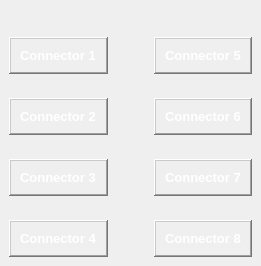
  <widget class="QDockWidget" name="dockWidget_6">
   <attribute name="dockWidgetArea">
    <number>1</number>
   </attribute>
   <widget class="QWidget" name="dockWidgetContents_6">
    <layout class="QGridLayout" name="gridLayout_10">
     <item row="0" column="0">
      <layout class="QHBoxLayout" name="horizontalLayout_8">
       <item>
        <layout class="QVBoxLayout" name="verticalLayout_3">
         <item>
          <spacer name="verticalSpacer_4">
           <property name="orientation">
            <enum>Qt::Vertical</enum>
           </property>
           <property name="sizeHint" stdset="0">
            <size>
             <width>20</width>
             <height>28</height>
            </size>
           </property>
          </spacer>
         </item>
         <item>
          <widget class="QFrame" name="frame_11">
           <property name="sizePolicy">
            <sizepolicy hsizetype="Expanding" vsizetype="Expanding">
             <horstretch>0</horstretch>
             <verstretch>0</verstretch>
            </sizepolicy>
           </property>
           <property name="frameShape">
            <enum>QFrame::WinPanel</enum>
           </property>
           <property name="frameShadow">
            <enum>QFrame::Raised</enum>
           </property>
           <layout class="QGridLayout" name="gridLayout_3">
            <item row="0" column="0">
             <widget class="QLabel" name="label_80">
              <property name="font">
               <font>
                <pointsize>10</pointsize>
                <weight>75</weight>
                <bold>true</bold>
               </font>
              </property>
              <property name="styleSheet">
               <string notr="true">color:rgb(255, 255, 255)</string>
              </property>
              <property name="text">
               <string>Connector 1</string>
              </property>
             </widget>
            </item>
           </layout>
          </widget>
         </item>
         <item>
          <spacer name="verticalSpacer">
           <property name="orientation">
            <enum>Qt::Vertical</enum>
           </property>
           <property name="sizeHint" stdset="0">
            <size>
             <width>20</width>
             <height>18</height>
            </size>
           </property>
          </spacer>
         </item>
         <item>
          <widget class="QFrame" name="frame_22">
           <property name="sizePolicy">
            <sizepolicy hsizetype="Expanding" vsizetype="Expanding">
             <horstretch>0</horstretch>
             <verstretch>0</verstretch>
            </sizepolicy>
           </property>
           <property name="frameShape">
            <enum>QFrame::WinPanel</enum>
           </property>
           <property name="frameShadow">
            <enum>QFrame::Raised</enum>
           </property>
           <layout class="QGridLayout" name="gridLayout_2">
            <item row="0" column="0">
             <widget class="QLabel" name="label_81">
              <property name="font">
               <font>
                <pointsize>10</pointsize>
                <weight>75</weight>
                <bold>true</bold>
               </font>
              </property>
              <property name="styleSheet">
               <string notr="true">color:rgb(255, 255, 255)</string>
              </property>
              <property name="text">
               <string>Connector 2</string>
              </property>
             </widget>
            </item>
           </layout>
          </widget>
         </item>
         <item>
          <spacer name="verticalSpacer_2">
           <property name="orientation">
            <enum>Qt::Vertical</enum>
           </property>
           <property name="sizeHint" stdset="0">
            <size>
             <width>20</width>
             <height>18</height>
            </size>
           </property>
          </spacer>
         </item>
         <item>
          <widget class="QFrame" name="frame_33">
           <property name="sizePolicy">
            <sizepolicy hsizetype="Expanding" vsizetype="Expanding">
             <horstretch>0</horstretch>
             <verstretch>0</verstretch>
            </sizepolicy>
           </property>
           <property name="frameShape">
            <enum>QFrame::WinPanel</enum>
           </property>
           <property name="frameShadow">
            <enum>QFrame::Raised</enum>
           </property>
           <layout class="QGridLayout" name="gridLayout_4">
            <item row="0" column="0">
             <widget class="QLabel" name="label_82">
              <property name="font">
               <font>
                <pointsize>10</pointsize>
                <weight>75</weight>
                <bold>true</bold>
               </font>
              </property>
              <property name="styleSheet">
               <string notr="true">color:rgb(255, 255, 255)</string>
              </property>
              <property name="text">
               <string>Connector 3</string>
              </property>
             </widget>
            </item>
           </layout>
          </widget>
         </item>
         <item>
          <spacer name="verticalSpacer_3">
           <property name="orientation">
            <enum>Qt::Vertical</enum>
           </property>
           <property name="sizeHint" stdset="0">
            <size>
             <width>20</width>
             <height>18</height>
            </size>
           </property>
          </spacer>
         </item>
         <item>
          <widget class="QFrame" name="frame_44">
           <property name="sizePolicy">
            <sizepolicy hsizetype="Expanding" vsizetype="Expanding">
             <horstretch>0</horstretch>
             <verstretch>0</verstretch>
            </sizepolicy>
           </property>
           <property name="frameShape">
            <enum>QFrame::WinPanel</enum>
           </property>
           <property name="frameShadow">
            <enum>QFrame::Raised</enum>
           </property>
           <layout class="QGridLayout" name="gridLayout_5">
            <item row="0" column="0">
             <widget class="QLabel" name="label_83">
              <property name="font">
               <font>
                <pointsize>10</pointsize>
                <weight>75</weight>
                <bold>true</bold>
               </font>
              </property>
              <property name="styleSheet">
               <string notr="true">color:rgb(255, 255, 255)</string>
              </property>
              <property name="text">
               <string>Connector 4</string>
              </property>
             </widget>
            </item>
           </layout>
          </widget>
         </item>
        </layout>
       </item>
       <item>
        <spacer name="horizontalSpacer_11">
         <property name="orientation">
          <enum>Qt::Horizontal</enum>
         </property>
         <property name="sizeHint" stdset="0">
          <size>
           <width>40</width>
           <height>20</height>
          </size>
         </property>
        </spacer>
       </item>
       <item>
        <layout class="QVBoxLayout" name="verticalLayout_4">
         <item>
          <spacer name="verticalSpacer_5">
           <property name="orientation">
            <enum>Qt::Vertical</enum>
           </property>
           <property name="sizeHint" stdset="0">
            <size>
             <width>20</width>
             <height>28</height>
            </size>
           </property>
          </spacer>
         </item>
         <item>
          <widget class="QFrame" name="frame_55">
           <property name="sizePolicy">
            <sizepolicy hsizetype="Expanding" vsizetype="Expanding">
             <horstretch>0</horstretch>
             <verstretch>0</verstretch>
            </sizepolicy>
           </property>
           <property name="frameShape">
            <enum>QFrame::WinPanel</enum>
           </property>
           <property name="frameShadow">
            <enum>QFrame::Raised</enum>
           </property>
           <layout class="QGridLayout" name="gridLayout_6">
            <item row="0" column="0">
             <widget class="QLabel" name="label_84">
              <property name="font">
               <font>
                <pointsize>10</pointsize>
                <weight>75</weight>
                <bold>true</bold>
               </font>
              </property>
              <property name="styleSheet">
               <string notr="true">color:rgb(255, 255, 255)</string>
              </property>
              <property name="text">
               <string>Connector 5</string>
              </property>
             </widget>
            </item>
           </layout>
          </widget>
         </item>
         <item>
          <spacer name="verticalSpacer_6">
           <property name="orientation">
            <enum>Qt::Vertical</enum>
           </property>
           <property name="sizeHint" stdset="0">
            <size>
             <width>20</width>
             <height>18</height>
            </size>
           </property>
          </spacer>
         </item>
         <item>
          <widget class="QFrame" name="frame_66">
           <property name="sizePolicy">
            <sizepolicy hsizetype="Expanding" vsizetype="Expanding">
             <horstretch>0</horstretch>
             <verstretch>0</verstretch>
            </sizepolicy>
           </property>
           <property name="frameShape">
            <enum>QFrame::WinPanel</enum>
           </property>
           <property name="frameShadow">
            <enum>QFrame::Raised</enum>
           </property>
           <layout class="QGridLayout" name="gridLayout_7">
            <item row="0" column="0">
             <widget class="QLabel" name="label_85">
              <property name="font">
               <font>
                <pointsize>10</pointsize>
                <weight>75</weight>
                <bold>true</bold>
               </font>
              </property>
              <property name="styleSheet">
               <string notr="true">color:rgb(255, 255, 255)</string>
              </property>
              <property name="text">
               <string>Connector 6</string>
              </property>
             </widget>
            </item>
           </layout>
          </widget>
         </item>
         <item>
          <spacer name="verticalSpacer_7">
           <property name="orientation">
            <enum>Qt::Vertical</enum>
           </property>
           <property name="sizeHint" stdset="0">
            <size>
             <width>20</width>
             <height>18</height>
            </size>
           </property>
          </spacer>
         </item>
         <item>
          <widget class="QFrame" name="frame_77">
           <property name="sizePolicy">
            <sizepolicy hsizetype="Expanding" vsizetype="Expanding">
             <horstretch>0</horstretch>
             <verstretch>0</verstretch>
            </sizepolicy>
           </property>
           <property name="frameShape">
            <enum>QFrame::WinPanel</enum>
           </property>
           <property name="frameShadow">
            <enum>QFrame::Raised</enum>
           </property>
           <layout class="QGridLayout" name="gridLayout_8">
            <item row="0" column="0">
             <widget class="QLabel" name="label_86">
              <property name="font">
               <font>
                <pointsize>10</pointsize>
                <weight>75</weight>
                <bold>true</bold>
               </font>
              </property>
              <property name="styleSheet">
               <string notr="true">color:rgb(255, 255, 255)</string>
              </property>
              <property name="text">
               <string>Connector 7</string>
              </property>
             </widget>
            </item>
           </layout>
          </widget>
         </item>
         <item>
          <spacer name="verticalSpacer_8">
           <property name="orientation">
            <enum>Qt::Vertical</enum>
           </property>
           <property name="sizeHint" stdset="0">
            <size>
             <width>20</width>
             <height>18</height>
            </size>
           </property>
          </spacer>
         </item>
         <item>
          <widget class="QFrame" name="frame_88">
           <property name="sizePolicy">
            <sizepolicy hsizetype="Expanding" vsizetype="Expanding">
             <horstretch>0</horstretch>
             <verstretch>0</verstretch>
            </sizepolicy>
           </property>
           <property name="frameShape">
            <enum>QFrame::WinPanel</enum>
           </property>
           <property name="frameShadow">
            <enum>QFrame::Raised</enum>
           </property>
           <layout class="QGridLayout" name="gridLayout_9">
            <item row="0" column="0">
             <widget class="QLabel" name="label_87">
              <property name="font">
               <font>
                <pointsize>10</pointsize>
                <weight>75</weight>
                <bold>true</bold>
               </font>
              </property>
              <property name="styleSheet">
               <string notr="true">color:rgb(255, 255, 255)</string>
              </property>
              <property name="text">
               <string>Connector 8</string>
              </property>
             </widget>
            </item>
           </layout>
          </widget>
         </item>
        </layout>
       </item>
      </layout>
     </item>
    </layout>
   </widget>
  </widget>
